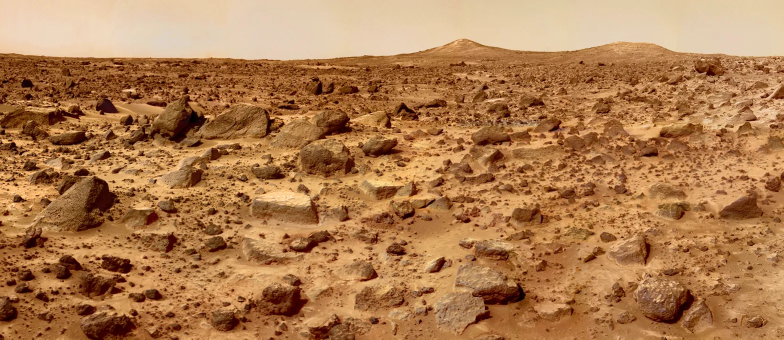
#> input picture preview.webp, 1568 x 679 px, found by its file name (shown at 1/2 size)
$ python corrected_range_chart.py
#> lines starting #> are read from the running program, lines starting #| are printed output that depends on the picture
#!/usr/bin/env python3
"""The corrected replacement for the print's range scale ("fixing the nose").

The original scale system placed range zero at the print's bottom edge (the
"43 inch mark", point D) and assumed range grows linearly upward. This script
computes what the geometry actually requires, and shows why the original
scheme cannot be repaired by relocating its origin.

Three results:

  1. THE TRUE ORIGIN IS THE HORIZON, NOT THE BOTTOM EDGE. For a camera at
     height h over locally level ground, a point at range Z appears at
     depression angle theta = atan(h/Z) BELOW the horizon. The reference line
     is therefore the horizon row, and range is read downward from it. The
     horizon is not a zero: it is a singularity (Z -> infinity).

  2. NO ORIGIN MAKES A LINEAR MODEL CORRECT. Z = h/tan(theta) is hyperbolic.
     Relocating the origin changes the derived scale factors but cannot change
     the functional form; a linear print-position-to-range map is wrong at
     every origin.

  3. THE TWO CALIBRATION ANCHORS ARE, GEOMETRICALLY, ON TOP OF EACH OTHER.
     North Twin (860 m) and South Twin (1006 m) differ in depression angle by
     ~0.25 mrad = ~0.018 print inches. The annotation separates them by
     0.375 in -- about 21x too far. Their apparent separation on the print is
     occluding terrain, not range, so no range scale can be calibrated from it.

What replaces it: for TRANSVERSE size the angular relation needs no origin at
all (size = Z * N * IFOV), which is why the corrected pipeline works. For
NEAR-FIELD range the chart below is the honest ruler -- valid only on locally
level ground and only where the flat-ground assumption holds (see
SIZE_VERIFICATION_METHODOLOGY.md Step 3c: use below ~50 m).

Run: python3 analysis/corrected_range_chart.py
"""
import numpy as np
from PIL import Image

Image.MAX_IMAGE_PIXELS = None

IFOV = 0.98e-3          # rad per native px (Smith et al. 1997)
ENLARGE = 5.0           # catalog: "enlarged by 500%"
PRODUCT_H = 3135
RULER_IN = 43.0         # annotation ruler span over the product height
MRAD_PER_IN = PRODUCT_H / RULER_IN / ENLARGE * IFOV * 1e3   # 14.29
H_NOM, H_DEP = 1.5, 1.85        # camera height: nominal / as-deployed
USER_FACTOR = 2800.0 / (43.0 - 4.875)   # 73.44 ft/in, the original model
FT = 3.280839895


def horizon_print_inch(path="preview.webp", x0=80, x1=600):
    """Locate the far skyline (horizon proxy) and return its print-inch position."""
#> called with path = 'preview.webp', x0 = 80, x1 = 600
    im = Image.open(path).convert("RGB")
#> im is the input picture: PIL image 1568x679 RGB; mean R, G, B 174.2, 124.2, 79.6
    a = np.asarray(im).astype(float).mean(axis=2)
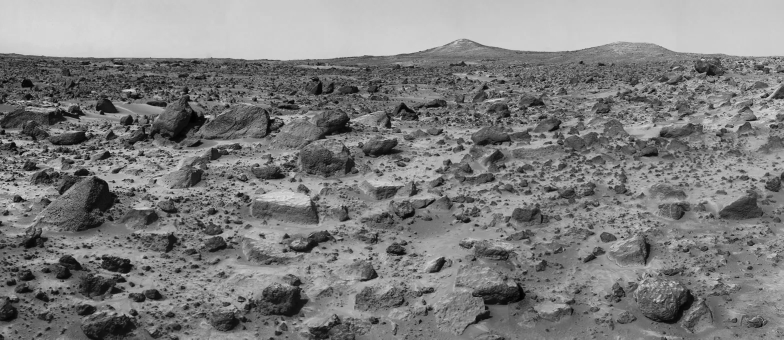
#> a: shape (679, 1568) float64 (shown at 1/2 size); min 0, max 229.7, mean 126
    rows = []
    for x in range(x0, min(x1, a.shape[1])):
        col = a[:, x]
        thr = col[:40].mean() * 0.94
        idx = np.where((col[:-2] < thr) & (col[1:-1] < thr) & (col[2:] < thr))[0]
        if len(idx):
            rows.append(idx[0])
#> this loop made 520 passes
#> thr on passes 1 to 3: 196.5, 196.5, 196.5
#> after the loop, rows = 520 values, max 121 at index 485, min 110 at index 4, mean 115.8
    return float(np.median(rows)) / im.size[1] * RULER_IN


def range_from_depression(d_in, h):
    """Ground range for a point d_in print-inches below the horizon."""
    theta = d_in * MRAD_PER_IN * 1e-3
    return h / np.tan(theta) if theta > 0 else np.inf


def inches_below_horizon(Z, h):
    """Inverse: where a given range plots, in print inches below the horizon."""
    return np.arctan(h / Z) * 1e3 / MRAD_PER_IN


def main():
    hor = horizon_print_inch()
#> hor = 7.28
    print(f"angular scale        : {MRAD_PER_IN:.3f} mrad per print inch")
    print(f"horizon located at   : print inch {hor:.2f} from the top edge")
#| horizon located at   : print inch 7.28 from the top edge
    print(f"original 'zero' (D)  : print inch {RULER_IN:.1f} (the bottom edge)")
    print(f"bottom edge is       : {RULER_IN - hor:.2f} in below the horizon\n")
#| bottom edge is       : 35.72 in below the horizon

    print("CORRECTED NEAR-FIELD RANGE CHART (read DOWN from the horizon)")
    print(f"{'in below horizon':>16} {'depression':>12} {'Z, h=1.5 m':>12} "
          f"{'Z, h=1.85 m':>12} {'original model':>15}")
    for d in (0.25, 0.5, 1, 2, 4, 8, 16, 24, RULER_IN - hor):
        p = hor + d                       # absolute print inch
        lin = (RULER_IN - p) * USER_FACTOR / FT     # original linear model, metres
        print(f"{d:>16.2f} {d*MRAD_PER_IN:>9.1f} mr {range_from_depression(d, H_NOM):>12.1f} "
              f"{range_from_depression(d, H_DEP):>12.1f} {lin:>15.1f}")
#> this loop made 9 passes
#> (d, p, lin) on passes 1, 2, 3, 4, 6, 7, 8, 9: (0.25, 7.53, 793.9), (0.5, 7.78, 788.3), (1, 8.28, 777.2), (2, 9.28, 754.8), (8, 15.28, 620.5), (16, 23.28, 441.4), (24, 31.28, 262.3), (35.72, 43, 0)
#> (p, lin) on pass 5: (11.28, 710)
#|             0.25       3.6 mr        419.9        517.9           793.9
#|             0.50       7.1 mr        209.9        258.9           788.3
#|             1.00      14.3 mr        105.0        129.5           777.2
#|             2.00      28.6 mr         52.5         64.7           754.8
#|             4.00      57.2 mr         26.2         32.3           710.0
#|             8.00     114.3 mr         13.1         16.1           620.5
#|            16.00     228.6 mr          6.4          7.9           441.4
#|            24.00     343.0 mr          4.2          5.2           262.3
#> (further printed lines are left out)

    print("\nWHY RELOCATING THE ZERO CANNOT FIX IT")
    for Z, name in ((860.0, "North Twin"), (1005.8, "South Twin")):
        print(f"  {name:11s} ({Z:6.1f} m): {inches_below_horizon(Z, H_NOM):.4f} in below horizon")
    sep = abs(inches_below_horizon(860.0, H_NOM) - inches_below_horizon(1005.8, H_NOM))
    annot = 5.25 - 4.875
    print(f"  geometric separation of the two anchors : {sep:.4f} in ({sep*1000:.1f} thou)")
    print(f"  separation used by the annotation       : {annot:.3f} in")
    print(f"  overstatement                           : x{annot/sep:.0f}")
    print("  => the anchors' apparent separation is occluding terrain, not range;")
    print("     a range scale cannot be calibrated from it at any origin.")

    print("\nWHAT REPLACES IT")
    print("  transverse size : s = Z * N * IFOV   (no origin required)")
    print("  near-field range: the chart above, valid on level ground below ~50 m")
    print("  far-field range : from orbital cartography, never from print position")


if __name__ == "__main__":
    main()
